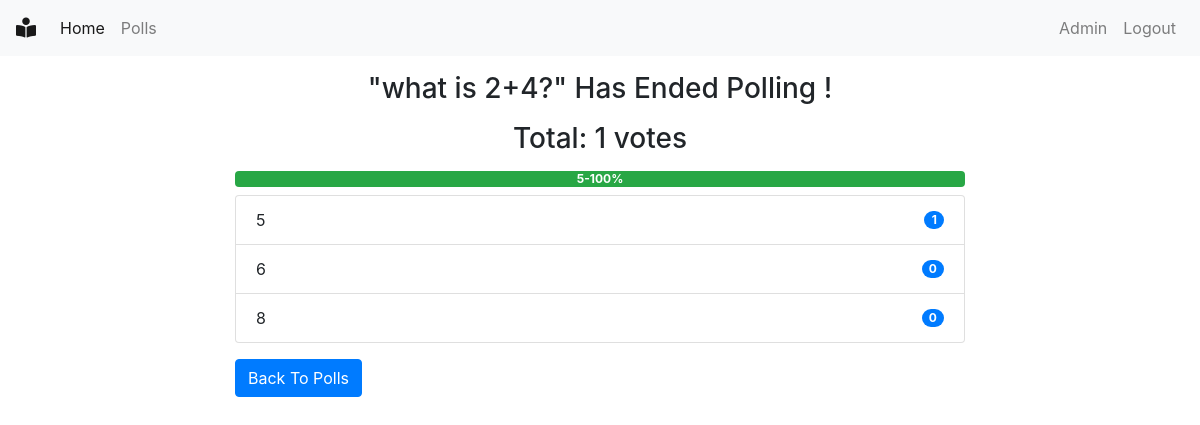
/polls/6/detail/ (signed in), run on the app's committed database.
### polls/models.py (models this page shows, shortened)
class Poll(models.Model):
    poll_id = models.TextField()
    text = models.TextField()
    pub_date = models.DateTimeField(default=timezone.now)
    active = models.BooleanField(default=True)
    @property
    def get_vote_count(self):
        return self.vote_set.count()
    def get_result_dict(self):
        res = []
        for choice in self.choice_set.all():
            d = {}
            alert_class = ['primary', 'secondary', 'success',
                           'danger', 'dark', 'warning', 'info']
            d['alert_class'] = secrets.choice(alert_class)
            d['text'] = choice.choice_text
            d['num_votes'] = choice.get_vote_count
            if not self.get_vote_count:
                d['percentage'] = 0
            else:
                d['percentage'] = (choice.get_vote_count /
                                   self.get_vote_count) * 100
            res.append(d)
        return res

class Choice(models.Model):
    poll = models.ForeignKey(Poll, on_delete=models.CASCADE)
    choice_text = models.CharField(max_length=200)
    @property
    def get_vote_count(self):
        return self.vote_set.count()

### polls/views.py (the view, shortened to what this page needs)
# urls.py: path('<int:poll_id>/detail/', views.poll_detail , name='detail'),
@login_required()
def poll_detail(request, poll_id):
    poll = get_object_or_404(Poll, id=poll_id)
    if not poll.active:
        return render(request, 'polls/poll_result.html', {'poll': poll})

### polls/templates/polls/poll_result.html (shortened to what this page needs)
{% extends 'base.html' %}
{% block content %}
<div class="container">
    {% if messages %}
    <div class="messages">
        {% for message in messages %}
        <div {% if message.tags %} class="{{ message.tags }}" {% endif %}>{{ message }}
            <button type="button" class="close" data-dismiss="alert" aria-label="Close">
                <span aria-hidden="true">&times;</span>
            </button>
        </div>
        {% endfor %}
    </div>
    {% else %}
    <div class="row">
        <div class="col-md-8 offset-sm-2">
            {% if poll.active %}
            <h3 class="mt-3 mb-3 text-center">Result for: {{ poll.text }}</h3>
            {% else %}
            <h3 class="mt-3 mb-3 text-center">"{{ poll.text }}" Has Ended Polling !</h3>
            {% endif %}
            <h3 class="mb-2 text-center">Total: {{ poll.get_vote_count }} votes</h3>
            <div class="progress mt-3 mb-2">
                {% for choice in poll.get_result_dict %}
                <div class="progress-bar bg-{{ choice.alert_class }}" role="progressbar" style="width: {{ choice.percentage }}%;"
                    aria-valuenow="30" aria-valuemin="0" aria-valuemax="100"><b>
                        {{choice.text|truncatewords:2}}-{{choice.percentage|floatformat}}%</b>
                </div>
                {% endfor %}
            </div>
            <ul class="list-group">
                {% for choice in poll.choice_set.all %}
                <li class="list-group-item d-flex justify-content-between align-items-center">
                    {{ choice.choice_text }}
                    <span class="badge badge-primary badge-pill">{{ choice.get_vote_count }}</span>
                </li>
                {% endfor %}
            </ul>
            {% endif %}
            <a class="btn btn-primary mt-3" href="{% url 'polls:list' %}" role="button">Back To Polls</a>
        </div>
    </div>
</div>
{% endblock content %}

### data on the page
Poll: text "what is 2+4?", get_vote_count "1"
Choice: choice_text "5", get_vote_count "1"
Choice: choice_text "6", get_vote_count "0"
Choice: choice_text "8", get_vote_count "0"

### other printed values
{{ choice.text|truncatewords:2 }} "5"
{{ choice.percentage|floatformat }} "100"
